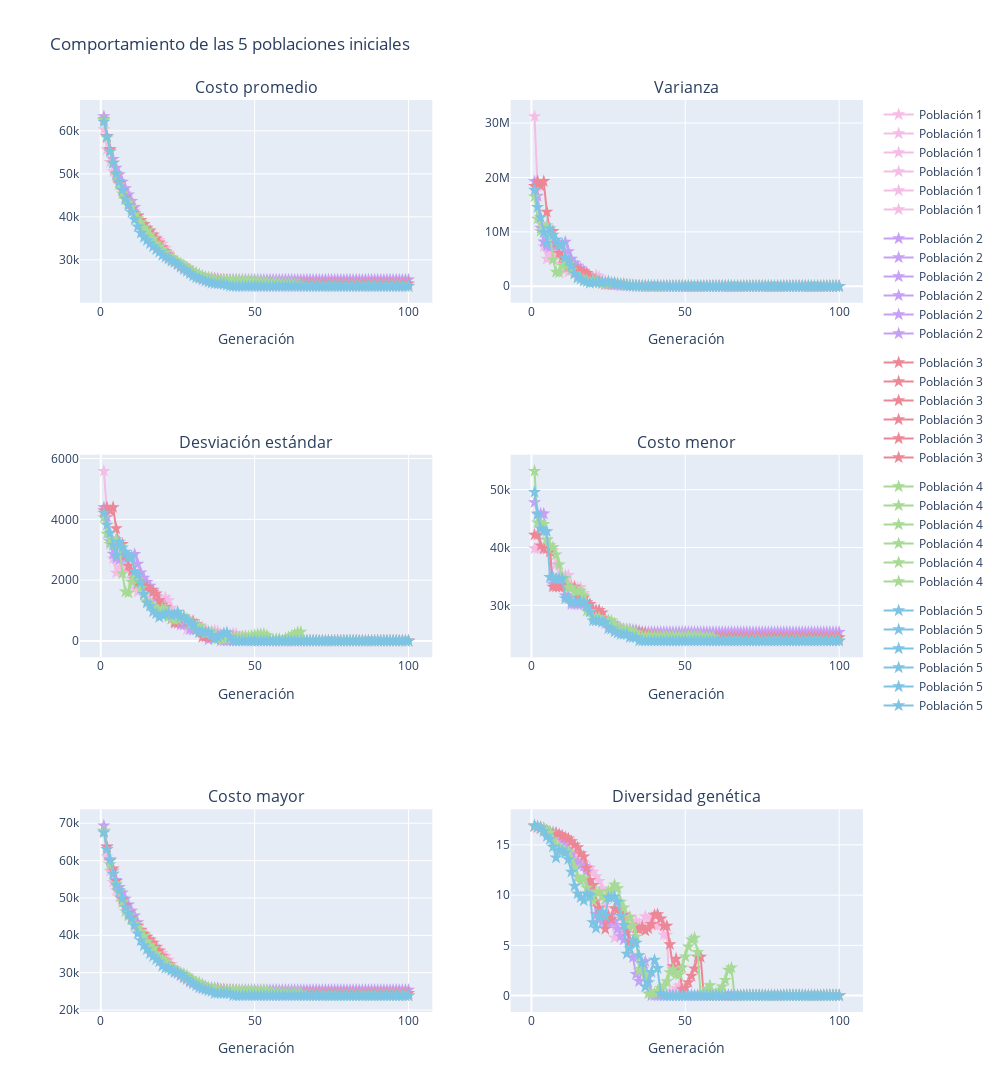

Notebook cell for this chart:
### Code cell
import plotly.graph_objects as go
from plotly.subplots import make_subplots

# Assuming gen_reports has shape (5, 10, 8)

fig = make_subplots(
    rows=3,
    cols=2,
    subplot_titles=[
        "Costo promedio",
        "Varianza",
        "Desviación estándar",
        "Costo menor",
        "Costo mayor",
        "Diversidad genética",
    ],
    
)

colors = [
    '#f5bde6',  # muted blue
    '#c6a0f6',  # safety orange
    '#ed8796',  # cooked asparagus green
    '#a6da95',  # brick red
    '#7dc4e4',  # muted purple
]

# Plot each metric for each population
for i, pop in enumerate(gen_reports):
    fig.add_trace(
        go.Scatter(
            x=pop[:, 0],
            y=pop[:, 1],
            name=f"Población {i+1}",
            mode="markers+lines",
            marker=dict(symbol="star-dot", size=10,color=colors[i]),
            legendgroup=f"Población {i+1}"
        ),
        row=1,
        col=1,
    )
    fig.add_trace(
        go.Scatter(
            x=pop[:, 0],
            y=pop[:, 2],
            name=f"Población {i+1}",
            mode="markers+lines",
            marker=dict(symbol="star-dot", size=10,color=colors[i]),
            legendgroup=f"Población {i+1}"
        ),
        row=1,
        col=2,
    )
    fig.add_trace(
        go.Scatter(
            x=pop[:, 0],
            y=pop[:, 3],
            name=f"Población {i+1}",
            mode="markers+lines",
            marker=dict(symbol="star-dot", size=10,color=colors[i]),
            legendgroup=f"Población {i+1}"
        ),
        row=2,
        col=1,
    )
    fig.add_trace(
        go.Scatter(
            x=pop[:, 0],
            y=pop[:, 4],
            name=f"Población {i+1}",
            mode="markers+lines",
            marker=dict(symbol="star-dot", size=10,color=colors[i]),
            legendgroup=f"Población {i+1}"
        ),
        row=2,
        col=2,
    )
    fig.add_trace(
        go.Scatter(
            x=pop[:, 0],
            y=pop[:, 5],
            name=f"Población {i+1}",
            mode="markers+lines",
            marker=dict(symbol="star-dot", size=10,color=colors[i]),
            legendgroup=f"Población {i+1}"
        ),
        row=3,
        col=1,
    )
    fig.add_trace(
        go.Scatter(
            x=pop[:, 0],
            y=pop[:, 6],
            name=f"Población {i+1}",
            mode="markers+lines",
            marker=dict(symbol="star-dot", size=10,color=colors[i]),
            legendgroup=f"Población {i+1}"
        ),
        row=3,
        col=2,
    )

# Customize axis labels
for i in range(6):
    fig.update_xaxes(title_text="Generación", row=(i // 2) + 1, col=(i % 2) + 1)

fig.update_layout(
    height=1200, width=1000, title="Comportamiento de las 5 poblaciones iniciales"
)
fig.show()
